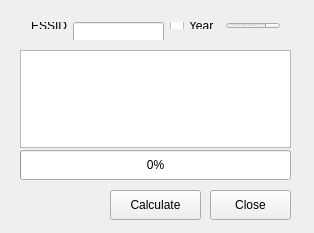
<?xml version="1.0" encoding="UTF-8"?>
<ui version="4.0">
 <class>CrackClass</class>
 <widget class="QWidget" name="CrackClass">
  <property name="geometry">
   <rect>
    <x>0</x>
    <y>0</y>
    <width>314</width>
    <height>233</height>
   </rect>
  </property>
  <property name="minimumSize">
   <size>
    <width>308</width>
    <height>209</height>
   </size>
  </property>
  <property name="windowTitle">
   <string>Thompson Crack</string>
  </property>
  <widget class="QProgressBar" name="progressBar">
   <property name="geometry">
    <rect>
     <x>20</x>
     <y>150</y>
     <width>271</width>
     <height>30</height>
    </rect>
   </property>
   <property name="minimumSize">
    <size>
     <width>121</width>
     <height>30</height>
    </size>
   </property>
   <property name="value">
    <number>0</number>
   </property>
   <property name="invertedAppearance">
    <bool>false</bool>
   </property>
  </widget>
  <widget class="QPushButton" name="calc">
   <property name="geometry">
    <rect>
     <x>110</x>
     <y>190</y>
     <width>91</width>
     <height>30</height>
    </rect>
   </property>
   <property name="maximumSize">
    <size>
     <width>121</width>
     <height>31</height>
    </size>
   </property>
   <property name="text">
    <string>Calculate</string>
   </property>
   <property name="autoDefault">
    <bool>false</bool>
   </property>
   <property name="default">
    <bool>false</bool>
   </property>
   <property name="flat">
    <bool>false</bool>
   </property>
  </widget>
  <widget class="QPushButton" name="closeButton">
   <property name="geometry">
    <rect>
     <x>210</x>
     <y>190</y>
     <width>81</width>
     <height>30</height>
    </rect>
   </property>
   <property name="text">
    <string>Close</string>
   </property>
  </widget>
  <widget class="QWidget" name="layoutWidget">
   <property name="geometry">
    <rect>
     <x>20</x>
     <y>11</y>
     <width>271</width>
     <height>29</height>
    </rect>
   </property>
   <layout class="QHBoxLayout" name="horizontalLayout_2">
    <item>
     <widget class="QLabel" name="label">
      <property name="text">
       <string>ESSID</string>
      </property>
     </widget>
    </item>
    <item>
     <widget class="QLineEdit" name="lineEdit">
      <property name="minimumSize">
       <size>
        <width>91</width>
        <height>27</height>
       </size>
      </property>
      <property name="maximumSize">
       <size>
        <width>89</width>
        <height>27</height>
       </size>
      </property>
      <property name="maxLength">
       <number>6</number>
      </property>
     </widget>
    </item>
    <item>
     <widget class="QCheckBox" name="singleYear">
      <property name="text">
       <string>Year</string>
      </property>
     </widget>
    </item>
    <item>
     <widget class="QSpinBox" name="spinboxYear">
      <property name="enabled">
       <bool>false</bool>
      </property>
      <property name="suffix">
       <string notr="true"/>
      </property>
      <property name="prefix">
       <string notr="true"/>
      </property>
      <property name="minimum">
       <number>2004</number>
      </property>
      <property name="maximum">
       <number>2010</number>
      </property>
      <property name="value">
       <number>2004</number>
      </property>
     </widget>
    </item>
   </layout>
  </widget>
  <widget class="QTextBrowser" name="output">
   <property name="geometry">
    <rect>
     <x>20</x>
     <y>50</y>
     <width>271</width>
     <height>98</height>
    </rect>
   </property>
  </widget>
 </widget>
 <layoutdefault spacing="6" margin="11"/>
 <tabstops>
  <tabstop>lineEdit</tabstop>
  <tabstop>singleYear</tabstop>
  <tabstop>spinboxYear</tabstop>
  <tabstop>output</tabstop>
 </tabstops>
 <resources/>
 <connections>
  <connection>
   <sender>closeButton</sender>
   <signal>clicked()</signal>
   <receiver>CrackClass</receiver>
   <slot>close()</slot>
   <hints>
    <hint type="sourcelabel">
     <x>232</x>
     <y>200</y>
    </hint>
    <hint type="destinationlabel">
     <x>321</x>
     <y>274</y>
    </hint>
   </hints>
  </connection>
 </connections>
</ui>
